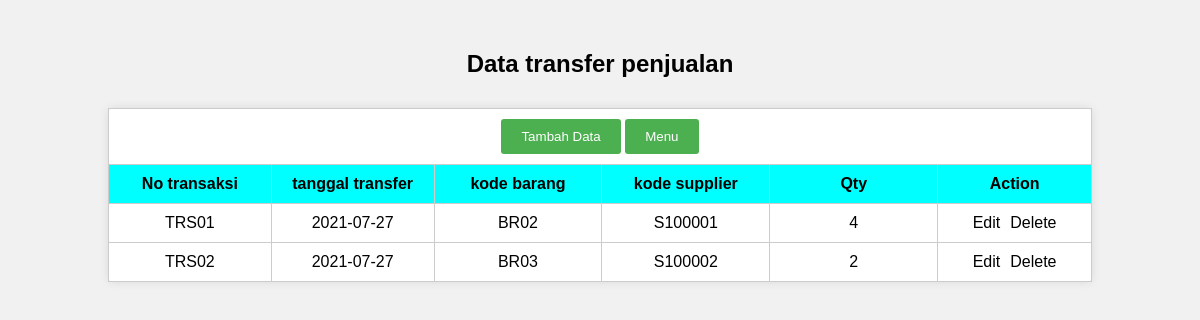
/penjualan.php, run on the app's committed database.
### tables this page shows
CREATE TABLE `tbl_transpelanggan` (
  `No_transaksi` varchar(30) NOT NULL,
  `tanggal` date NOT NULL,
  `kode_barang` varchar(30) NOT NULL,
  `kode_supplier` varchar(30) NOT NULL,
  `Qty` varchar(30) NOT NULL
);

### penjualan.php (the view, shortened to what this page needs)
<?php
include "koneksi.php";
$sql = "SELECT * FROM tbl_Transpelanggan";
$result = $conn->query($sql);
?>
<!DOCTYPE html>
<html>
<head>
    <link rel="stylesheet" type="text/css" href="penjualan.css">
</head>
<body>
    <h2 align="center">Data transfer penjualan</h2>
    <table border="1" width="82%" cellpadding="5" align="center">
        <tr>
            <td colspan="6">
                <input type="button" value="Tambah Data" onclick="location='tambah_penjualan.php'"/>
                <input type="button" value="Menu" onclick="location='menu.php'"/>
            </td>
        </tr>
        <tr bgcolor="#00FFFF">
            <th width="106" scope="col">No transaksi</th>
            <th width="106" scope="col">tanggal transfer</th>
            <th width="110" scope="col">kode barang</th>
            <th width="110" scope="col">kode supplier</th>
            <th width="110" scope="col">Qty</th>
            <th width="99" scope="col">Action</th>
        </tr>
        <?php while ($row = $result->fetch_assoc()) { ?>
            <tr>
                <td align="center"><?php echo $row["No_transaksi"]; ?></td>
                <td align="center"><?php echo $row["tanggal"]; ?></td>
                <td align="center"><?php echo $row["kode_barang"]; ?></td>
                <td align="center"><?php echo $row["kode_supplier"]; ?></td>
                <td align="center"><?php echo $row["Qty"]; ?></td>
                <td align="center">
                    <div class="action-links">
                        <a href="updatepenjualan.php?No_transaksi=<?php echo $row["No_transaksi"]; ?>">Edit</a>
                        <a href="hapuspenjualan.php?No_transaksi=<?php echo $row["No_transaksi"]; ?>" onclick="return confirm('Are you sure you want to delete this item?');">Delete</a>
                    </div>
                </td>
            </tr>
        <?php } ?>
    </table>
</body>
</html>

### penjualan.css (style rules this page uses)
body { font-family: Arial, sans-serif; background-color: #f1f1f1; margin: 0; padding: 0; }
h2 { text-align: center; margin-top: 50px; }
table { border-collapse: collapse; margin: 0 auto; margin-top: 30px; background-color: #ffffff; border: 1px solid #ccc; border-radius: 5px; box-shadow: 0 0 10px rgba(0, 0, 0, 0.1); }
th { background-color: #00FFFF; color: #000000; padding: 10px; text-align: center; }
td { padding: 10px; text-align: center; }
input[type="button"] { padding: 10px 20px; background-color: #4CAF50; color: #ffffff; border: none; border-radius: 3px; cursor: pointer; }
a { text-decoration: none; color: #000000; }
.action-links { display: flex; justify-content: center; gap: 10px; }

### data on the page
tbl_transpelanggan: No_transaksi "TRS01", tanggal "2021-07-27", kode_barang "BR02", kode_supplier "S100001", Qty "4"
tbl_transpelanggan: No_transaksi "TRS02", tanggal "2021-07-27", kode_barang "BR03", kode_supplier "S100002", Qty "2"
